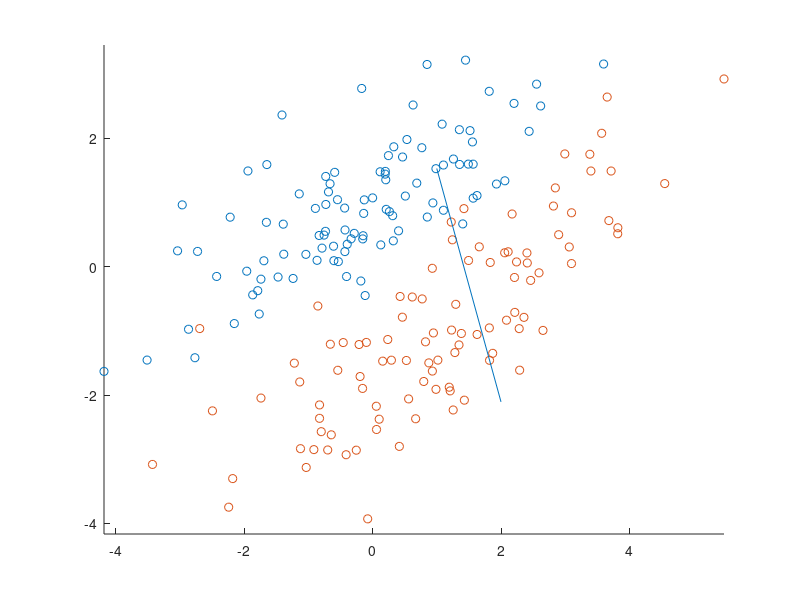

Here is the MATLAB script that generated this plot:
% H11

%% 11.1
close all;

load testdata_fisher.mat;

C1 = cov(X1);
C2 = cov(X2);
u1 = mean(X1);
u2 = mean(X2);

w = ((C1+C2)^-1)*(u2-u1)';

figure();
scatter(X1(:,1), X1(:,2), [], 'red');
hold on;
scatter(X2(:,1), X2(:,2), [], 'green');
plot(w);
axis equal;

hold off;

%% 11.2
close all;

c = (dot(w,u1) + dot(w,u2))/2;

sample_count = length(X1) + length(X2);
correct_preds = 0;

for i=1:length(X1)
    sample = X1(i,:);
    if dot(w, sample) < c
        correct_preds = correct_preds + 1;
    end
end

for i=1:length(X2)
    sample = X2(i,:);
    if dot(w, sample) >= c
        correct_preds = correct_preds + 1;
    end
end

disp(['Correctly predicted ' num2str(100*correct_preds/sample_count) '% of samples']);

%% 11.3

%% 11.7

%% 11.8
